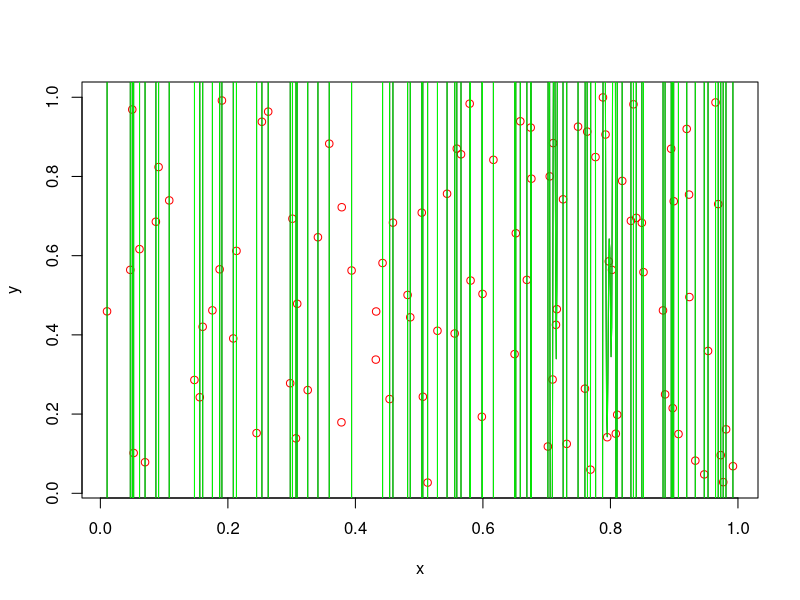

The R script that drew this image:
Lagrange = function(t, x, y){
 n = length(x)
  suma = 0
  for(i in 1:n){
    nasobic = 1
   for (j in 1:n) {
     if ( j != i) nasobic = nasobic *(t-x[j]) / (x[i]-x[j])
     
     
   }
    suma = suma + y[i] * nasobic
  } 
  return(suma)
}

Vandemonde = function(x, y) {
  n = length(x)
  A = matrix(1, nrow = n, ncol = n)
  for (j in 2:n) {
    A[, j] = A[, j - 1] * x  # Fix column generation
  }
  # Check condition number
  if (kappa(A) > 1e12) {
    stop("Vandermonde matrix is ill-conditioned.")
  }
  return(solve(A, y))
}

Horner = function(x, coef){
  n = length(coef)
  
  res = coef[n]
  
  for (i in (n-1):1) {
    res = res*x+coef[i]
    
  }
  return (res)
}

NewtonPolCoef = function(x, y) {
  n = length(x)
  coef = y  # Initialize with the y values (first column of divided differences)
  
  # Compute divided differences
  for (i in 2:n) {
    for (j in n:i) {
      coef[j] = (coef[j] - coef[j - 1]) / (x[j] - x[j - (i - 1)])
    }
  }
  return(coef)
}

# Evaluate the Newton polynomial at a given value t
NewtonEval = function(t, x, coef) {
  n = length(coef)
  res = coef[n]
  
  for (i in (n - 1):1) {
    res = res * (t - x[i]) + coef[i]
  }
  return(res)
}

n = 100
x =  runif(n)
y = runif(n)

plot(x, y,col="red")

t = seq(0, 1, 0.001)
lines(t, Lagrange(t, x, y))

#print(Vandemonde(x, y))
#lines(t, Horner(t, Vandemonde(x,y)), col="blue")

coef_newton = NewtonPolCoef(x, y)
lines(t, NewtonEval(t, x, coef_newton), col = "green")


